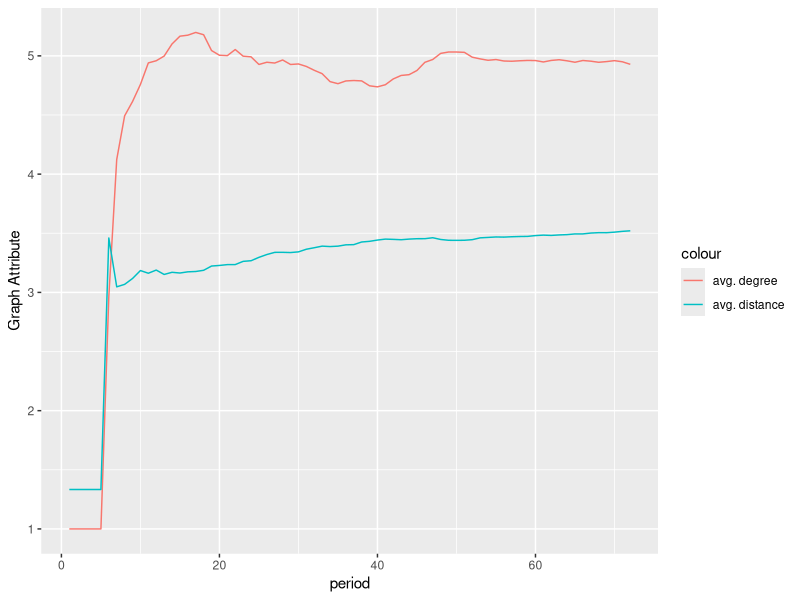
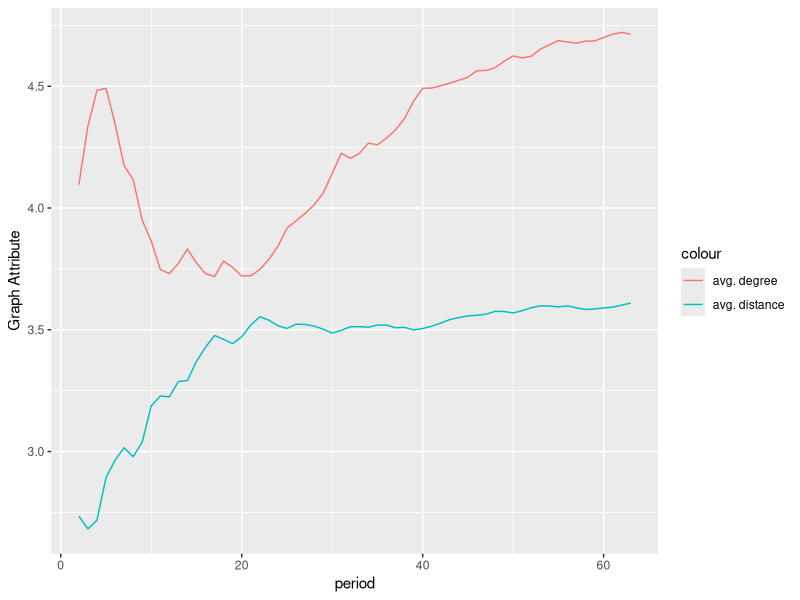
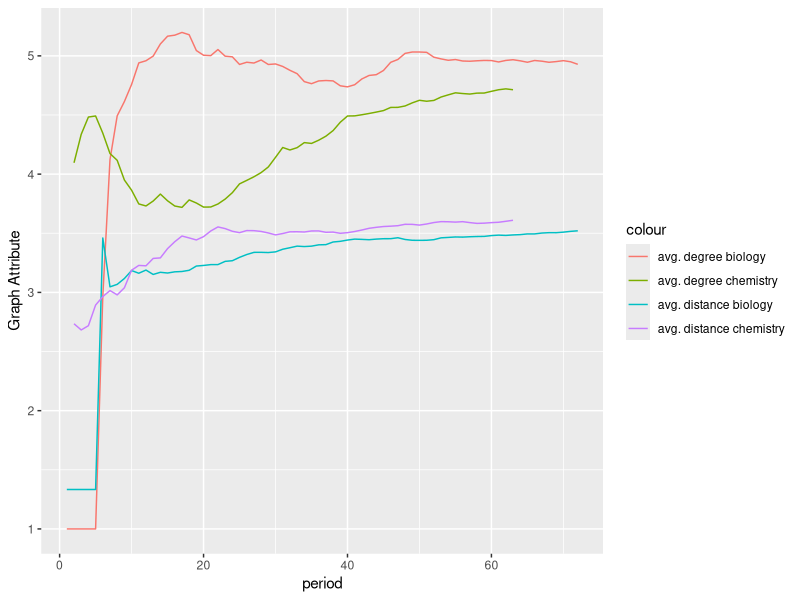

Write the R code that produced these figures, in order.
calc <- function(data) {
  index = 1
  while(index <= nrow(data)) {
    row = data[index, ]
    mysub = subset(data, data$period == (row$period - 1))
    if(nrow(mysub) == 1) {
      data[index, "nodesImprovement"] =  (row$nodes * 100 / mysub$nodes) - 100  
      data[index, "edgesImprovement"] =  (row$edges * 100 / mysub$edges) - 100  
      data[index, "densityImprovement"] =  (row$density * 100 / mysub$density) - 100  
      data[index, "avgDegreeImprovement"] =  (row$avg_degree * 100 / mysub$avg_degree) - 100 
      data[index, "avgDistImprovement"] =  (row$avg_degree * 100 / mysub$avg_dist) - 100 
    }
    
    data[, "nodesImprovement"] =  ifelse(is.finite(data$nodesImprovement), data$nodesImprovement,  0)
    data[, "edgesImprovement"] =  ifelse(is.finite(data$edgesImprovement), data$edgesImprovement,  0)
    data[, "densityImprovement"] =   ifelse(is.finite(data$densityImprovement), data$densityImprovement,  0)
    data[, "avgDegreeImprovement"] =   ifelse(is.finite(data$avgDegreeImprovement), data$avgDegreeImprovement,  0)
    data[, "avgDistImprovement"] =   ifelse(is.finite(data$avgDistImprovement), data$avgDistImprovement,  0)
    index = index + 1
  }
  return (data)
}


data = read.csv("graph_evolution.csv", header = TRUE, sep = ";", dec = ",")
biology = subset(data, data$communityName == "biology")
chemistry = subset(data, data$communityName == "chemistry")

data$avg_dist

biology = calc(biology)
chemistry = calc(chemistry)

library(ggplot2)

bioPlot = ggplot(biology, aes(period)) + 
  geom_line(aes(y = avg_degree, colour = "avg. degree")) + 
  geom_line(aes(y = avg_dist, colour = "avg. distance")) + 
  ylab("Graph Attribute")

print(bioPlot)

chemistryPlot = ggplot(chemistry, aes(period)) + 
  geom_line(aes(y = avg_degree, colour = "avg. degree")) + 
  geom_line(aes(y = avg_dist, colour = "avg. distance")) + 
  ylab("Graph Attribute")

print(chemistryPlot)

data2 = merge(biology, chemistry, by = "period", all.x = TRUE)

chemistryPlot = ggplot(data2, aes(period)) + 
  geom_line(aes(y = avg_degree.x, colour = "avg. degree biology")) + 
  geom_line(aes(y = avg_dist.x, colour = "avg. distance biology")) + 
  geom_line(aes(y = avg_degree.y, colour = "avg. degree chemistry")) + 
  geom_line(aes(y = avg_dist.y, colour = "avg. distance chemistry")) + 
  #geom_line(aes(y = number_communities.y, colour = "Subcommunities chemistry")) +
#geom_line(aes(y = number_communities.x, colour = "Subcommunities biology"))+ 
  ylab("Graph Attribute")

print(chemistryPlot)


print("Biology % nodes growth")
print(summary(tail(biology$nodesImprovement, n = 10)))
print("Biology % edges growth")
print(summary(tail(biology$edgesImprovement, n = 10)))
print("----------------------------")
print("Chemistry % nodes growth")
print(summary(tail(chemistry$nodesImprovement, n = 10)))
print("Chemistry % edges growth")
print(summary(tail(chemistry$edgesImprovement, n = 10)))

#sparse graph, with low density
